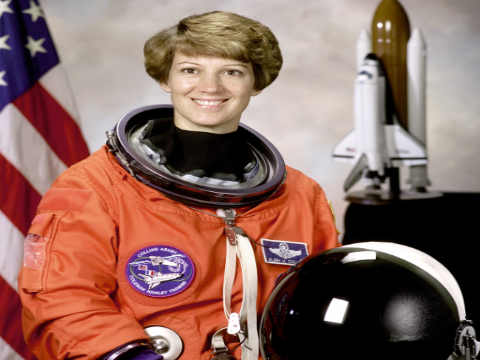
#> input picture samples/high/astronaut_0.15.png, 480 x 360 px
$ python -i classical.py   (imports and definitions only)
#> lines starting #> are read from the running program, lines starting #| are printed output that depends on the picture
"""Classical CV branch: analysis, illumination decomposition, Retinex, guided denoise, CLAHE, colour/contrast."""
import cv2, numpy as np

def gray(x): return cv2.cvtColor(x.astype(np.float32), cv2.COLOR_RGB2GRAY)
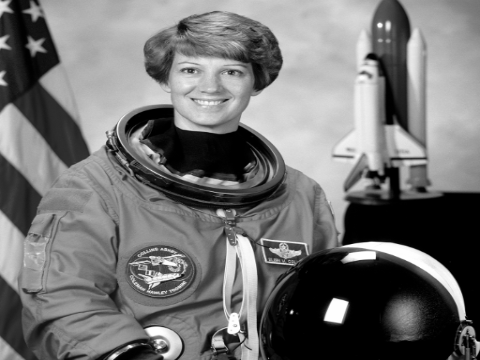
#> returned value: shape (360, 480) float32; min 0, max 255, mean 115.3
def box(x, r): return cv2.boxFilter(x, -1, (2*r+1, 2*r+1), normalize=True, borderType=cv2.BORDER_REFLECT)

# [6 lines left out: function guided_filter, not called in this run]

def noise_sigma(g):
    """Immerkaer fast noise-sigma estimate."""
    k = np.array([[1, -2, 1], [-2, 4, -2], [1, -2, 1]], np.float32)
    h, w = g.shape
    return float(np.abs(cv2.filter2D(g, -1, k)[1:-1, 1:-1]).sum() * np.sqrt(0.5*np.pi) / (6*(h-2)*(w-2)))

def analyze(img):
    """Image characteristics that drive every adaptive decision."""
    g = gray(img); mean = float(g.mean()); p1, p99 = np.percentile(g, [1, 99])
#> after `mean = float(g.mean())`: mean = 115.3
#> after `p1, p99 = np.percentile(g, [1, 99])`: p1 = 0; p99 = 246.5
    sig = noise_sigma(g)
#> sig = 1.75
    blur = cv2.GaussianBlur(g, (0, 0), max(g.shape)/20)
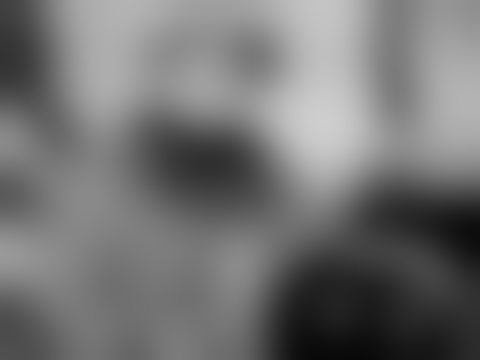
#> blur: shape (360, 480) float32; min 9.39, max 206.2, mean 115.3
    m = img.reshape(-1, 3).mean(0)
#> m = [141.4, 105.6, 96.36]
    return dict(mean_luminance=mean, dark_ratio=float((g < 0.1).mean()), dynamic_range=float(p99-p1),
                noise_sigma=sig, noise_level=float(np.clip(sig/max(mean, .02)*.45/.10, 0, 1)),
                nonuniformity=float(np.clip(blur.std()/(blur.mean()+1e-3)/1.5, 0, 1)),
                severity=float(np.clip((.40-mean)/.35, 0, 1)),
                color_cast=float(m.std()/(m.mean()+1e-3)))

FIXED = dict(gamma=.5, clip=2.5, tile=8, dn_eps=1e-3, dn_r=4, clahe_mix=.5, cc=.5, sat=1.1, post_dn=.5)

# [6 lines left out: function adaptive_params, not called in this run]

def denoise(x, p):
    g = gray(x)
    return np.clip(np.stack([guided_filter(g, x[..., c], p['dn_r'], p['dn_eps']) for c in range(3)], -1), 0, 1)

# [19 lines left out: functions illumination, clahe_lab, color_fix, not called in this run]

def overexposure_guard(x, knee=.85):
    """Soft shoulder: compresses highlights instead of clipping."""
    return np.where(x > knee, knee + (1-knee)*np.tanh((x-knee)/(1-knee)), x).astype(np.float32)

# [17 lines left out: function enhance, not called in this run]

>>> import cv2
>>> picture = cv2.cvtColor(cv2.imread('../samples/high/astronaut_0.15.png'), cv2.COLOR_BGR2RGB)
>>> result = analyze(picture)
#> result = {'mean_luminance': 115.3, 'dark_ratio': 0.105, 'dynamic_range': 246.5, 'noise_sigma': 1.75, 'noise_level': 0.0683, 'nonuniformity': 0.264, 'severity': 0, 'color_cast': 0.17}

$ run again, on samples/high/cat_0.15.png
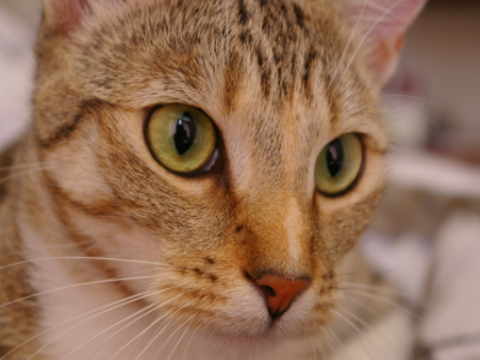
#> input picture samples/high/cat_0.15.png, 480 x 360 px
#> in gray, `def gray(x): return cv2.cvtColor(x.astype(np.float32), cv2.COLOR_RGB2G..`:
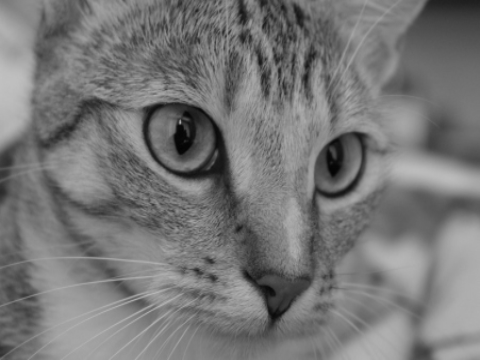
#> returned value: shape (360, 480) float32; min 3.77, max 194.2, mean 119.4
#> mean = 119.4
#> p1 = 28.14; p99 = 180.9
#> sig = 0.83
#> in analyze, `blur = cv2.GaussianBlur(g, (0, 0), max(g.shape)/20)`:
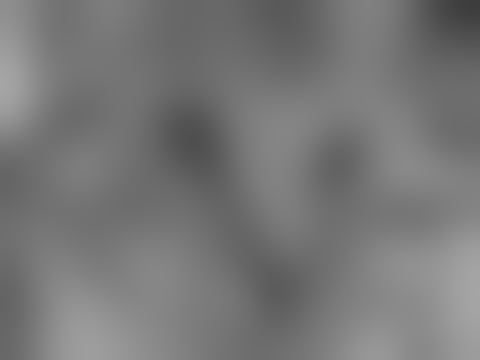
#> blur: shape (360, 480) float32; min 60.87, max 165.8, mean 119.3
#> m = [147.6, 111.3, 86.68]
#> result = {'mean_luminance': 119.4, 'dark_ratio': 0, 'dynamic_range': 152.7, 'noise_sigma': 0.83, 'noise_level': 0.0313, 'nonuniformity': 0.0901, 'severity': 0, 'color_cast': 0.217}
